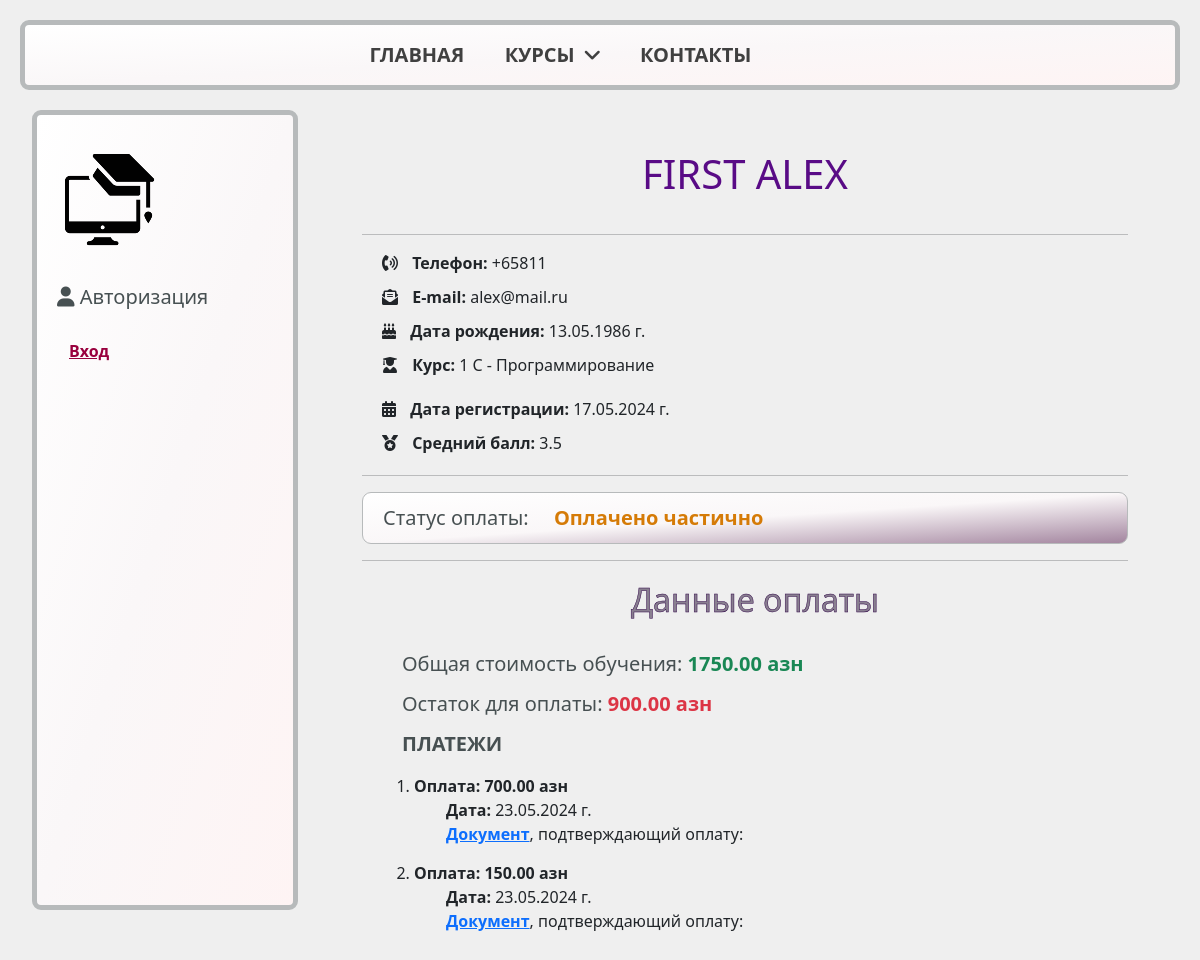
/student/5, run on an earlier commit of the app's database.
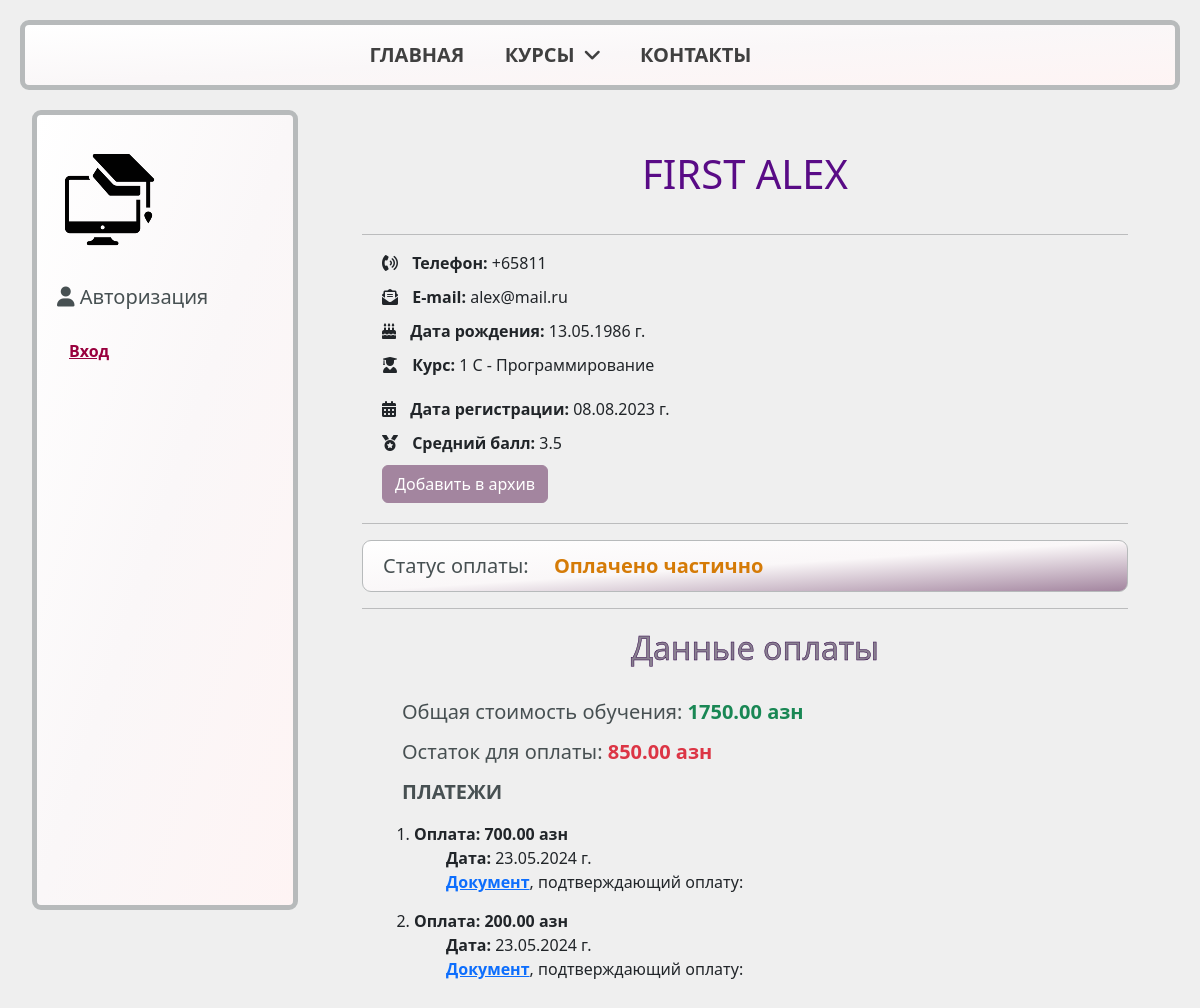
And on a later commit of the database.
### students_app/models.py (models this page shows, shortened)
class Student(models.Model):
    related_user = models.ForeignKey(User, on_delete=models.CASCADE)
    name = models.CharField(verbose_name="Имя", max_length=50)
    surname = models.CharField(verbose_name="Фамилия", max_length=100)
    phone = models.CharField(verbose_name="Номер телефона", max_length=50)
    date_of_birth = models.DateField()
    course = models.ForeignKey(Course, on_delete=models.PROTECT)
    photo = models.ImageField(upload_to="images/", blank=True, null=True)
    @property
    def full_name(self):
        return f"{self.surname} {self.name}"
    STUDENT_STATUS = [
        ("r", "requested"),
        ("a", "approved"),
        ("f", "finished"),
    ]
    status = models.CharField(
        max_length=50,
        choices=STUDENT_STATUS,
        default="r",
        help_text="Статус студента",
    )
    request_date = models.DateField(auto_now_add=True)
    reg_date = models.DateField(blank=True, null=True)
    updated = models.DateField(auto_now=True)
    @property
    def is_finished(self):
        days = self.course.lasting * 30
        if self.reg_date and date.today() > self.reg_date + timedelta(days=days):
            return True
        return False
    is_paid = models.BooleanField(default=False)
    is_deleted = models.BooleanField(default=False)
    deleted = models.DateField(auto_now=True)
    def average_mark(self):
        mark_list = [perf.mark for perf in self.performance_set.all()]
        if mark_list:
            return round(sum(mark_list) / len(mark_list), 2)
        else:
            return "Оценок нет"
    def rest_of_payment(self):
        paid = sum([payment.amount for payment in self.payment_set.all()])
        rest = self.course.total_cost() - paid
        return rest
    class Meta:
        ordering = ["name"]

class Payment(models.Model):
    student = models.ForeignKey(Student, on_delete=models.CASCADE)
    amount = models.DecimalField(
        verbose_name="Сумма", max_digits=8, decimal_places=2)
    paid_date = models.DateField(
        verbose_name="Дата оплаты", default=date.today)
    document = models.FileField(upload_to="files/", null=True, blank=True)
    added = models.DateField(auto_now_add=True)
    updated = models.DateField(auto_now=True)
    class Meta:
        ordering = ["-paid_date"]
        permissions = (("can_mark_returned", "Set book as returned"),)

class Course(models.Model):
    name = models.CharField(max_length=200)
    category = models.ForeignKey(
        Category, on_delete=models.SET_NULL, null=True)
    summary = models.TextField(
        max_length=1000, help_text="Краткое описание курса")
    lasting = models.IntegerField(
        default=1, help_text="Продолжительность курса, в месяцах"
    )
    cost = models.DecimalField(
        max_digits=8, decimal_places=2, help_text="Стоимость в месяц, азн"
    )
    added = models.DateField(auto_now_add=True)
    rating = models.DecimalField(
        max_digits=3, decimal_places=2, blank=True, null=True)
    is_deleted = models.BooleanField(default=False)
    deleted = models.DateField(auto_now=True)
    views_num = models.IntegerField(default=0)
    def total_cost(self):
        return self.lasting * self.cost
    class Meta:
        ordering = ["-name"]
    def __str__(self):
        return self.name

class Performance(models.Model):
    MARKS = (
        (5, "5 - отлично"),
        (4, "4 - хорошо"),
        (3, "3 - удовлетворительно"),
        (2, "2 - плохо"),
        (1, "1 - очень плохо"),
    )
    mark = models.IntegerField(choices=MARKS)
    student = models.ForeignKey(Student, on_delete=models.CASCADE)
    date_of_mark = models.DateField(default=timezone.now())
    added = models.DateField(auto_now_add=True)
    updated = models.DateField(auto_now=True)

### students_app/views.py (the view)
# urls.py: path("student/<int:id>", views.student_detail, name="student-detail"),
def student_detail(request, id):
    student = Student.objects.filter(pk=id, is_deleted=False).first()
    payments = Payment.objects.filter(student=student)
    return render(
        request,
        "students_app/student_detail.html",
        context={"student": student, "payments": payments},
    )

### students_app/templates/students_app/student_detail.html (shortened to what this page needs)
{% extends "base.html" %}
{% block content %}
<h1>{{ student.full_name|upper }}</h1>
<hr>
<p><i class="fas fa-phone-volume icons-sm"></i><strong> Телефон:</strong> {{student.phone}}</p>
<p><i class="fas fa-envelope-open-text icons-sm"></i><strong> E-mail:</strong> {{student.related_user.email}}</p>
<p><i class="fas fa-cake-candles icons-sm"></i><strong> Дата рождения:</strong> {{student.date_of_birth|date:"d.m.Y"}}
    г.</p>
<p><i class="fas fa-user-graduate icons-sm"></i><strong> Курс:</strong> {{student.course }}</p>
{% if student.status == 'r' %}
<p><i class="fas fa-calendar-days icons-sm"></i><strong> Дата подачи заявки:</strong>
    {{student.request_date|date:"d.m.Y"}} г.
</p>
<a class="btn btn-mine bottom-ref-left-top"
    href="{% url 'student-approve' student.pk %}?next={{request.path}}">Обработать заявку</a>
{% else %}
<div class="m-top-bot-20">
    <p><i class="fas fa-calendar-days icons-sm"></i><strong> Дата регистрации:</strong>
        {{student.reg_date|date:"d.m.Y"}} г.</p>
    <p><i class="fas fa-medal icons-sm"></i><strong> Средний балл:</strong> {{student.average_mark}}</p>
    {% if student.is_finished and student.status != 'f' %}
    <a class=" btn btn-mine bottom-ref-left"
        href="{% url 'student-archive' student.pk %}?next={{request.path}}">Добавить в архив</a>
    {% endif %}
</div>
<hr>
<div class="mine-block">
    <p class="pay-status">Статус оплаты:
        {% if student.is_paid %}
        <span class="text-success mark-line"><strong>Оплачено полностью</strong></span>
    </p>
    {% else %}
    {% if not payments %}
    <span class="text-danger mark-line"><strong>Оплаты нет</strong></span></p>
    {% else %}
    <span class="text-warning mark-line"><strong>Оплачено частично</strong></span></p>
    {% endif %}
    {% endif %}
</div>
<hr>
<div class="bottom-ref-left-top">
    <h2>Данные оплаты</h2>
    <p class="pay-status">Общая стоимость обучения:
        <span class="text-success"><strong>{{ student.course.total_cost}} азн</strong></span>
    </p>
    <p class="pay-status">Остаток для оплаты:
        <span class="text-danger"><strong>{{ student.rest_of_payment}} азн</strong></span>
    </p>
    {% if payments %}
    <p class="pay-status"><b>ПЛАТЕЖИ</b></p>
    <ol>
        {% for payment in payments %}
        <li class="m-top-15"><strong>Оплата: {{ payment.amount }} азн</strong>
            <ul>
                <li style='list-style:none'><strong>Дата:</strong> {{ payment.paid_date|date:"d.m.Y" }} г.</li>
                {% if payment.document %}
                <li style='list-style:none'><strong><a href="{{ payment.document.url }}">Документ</a></strong>,
                    подтверждающий оплату:
                </li>
                {% else %}
                <li style='list-style:none'><i class="fas fa-triangle-exclamation icons-sm"></i>
                    документ, подтверждающий оплату, отсутствует</li>
                {% endif %}
        </li>
        {% endfor %}
    </ol>
    {% else %}
    <p class="text-danger"><i class="fas fa-triangle-exclamation icons-sm"></i> Нет зарегистрированных платежей!
    </p>
    {% endif %}
</div>
{% endif %}
{% endblock %}

What changed in the data, as far as the page shows it:
changed Student "FIRST ALEX": reg_date "17.05.2024" → "08.08.2023"; rest_of_payment "900.00" → "850.00"
changed Payment (number 2 of 2 on the later page): amount "150.00" → "200.00"
Also different on the page:
text now shown: "Добавить в архив"
